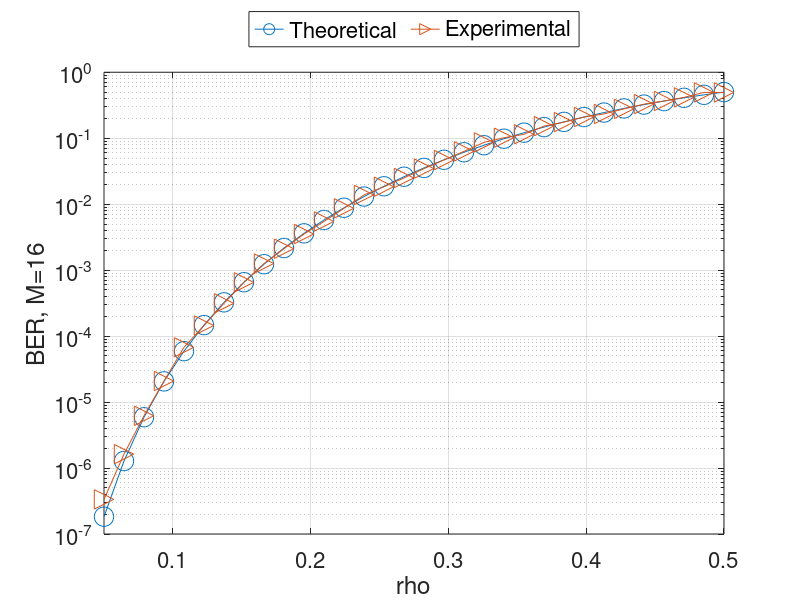

MATLAB code to generate this figure:
U=[1.829574e-07	1.278746e-06	5.891255e-06	2.060030e-05	5.920016e-05	1.468796e-04	3.250685e-04	6.565193e-04	1.230106e-03	2.164794e-03	3.612256e-03	5.757698e-03	8.818589e-03	1.304107e-02	1.869406e-02	2.606125e-02	3.543107e-02	4.708546e-02	6.128738e-02	7.826839e-02	9.821626e-02	1.212635e-01	1.474781e-01	1.768553e-01	2.093129e-01	2.446890e-01	2.827432e-01	3.231599e-01	3.655563e-01	4.094913e-01	4.544786e-01	5.000000e-01	];
V=[3.348050e-07	1.624292e-06	6.199294e-06	2.081603e-05	6.759797e-05	1.446736e-04	3.139261e-04	6.527731e-04	1.259300e-03	2.112342e-03	3.521878e-03	5.462207e-03	8.646604e-03	1.378939e-02	1.839213e-02	2.497074e-02	3.462267e-02	4.671106e-02	6.319427e-02	8.636977e-02	1.017084e-01	1.145414e-01	1.524263e-01	1.753425e-01	2.094926e-01	2.331512e-01	2.784122e-01	3.284157e-01	3.667622e-01	4.155844e-01	4.942085e-01	4.937319e-01	];
X=[5.000000e-02	6.451613e-02	7.903226e-02	9.354839e-02	1.080645e-01	1.225806e-01	1.370968e-01	1.516129e-01	1.661290e-01	1.806452e-01	1.951613e-01	2.096774e-01	2.241935e-01	2.387097e-01	2.532258e-01	2.677419e-01	2.822581e-01	2.967742e-01	3.112903e-01	3.258064e-01	3.403226e-01	3.548387e-01	3.693548e-01	3.838710e-01	3.983871e-01	4.129032e-01	4.274194e-01	4.419355e-01	4.564516e-01	4.709677e-01	4.854839e-01	5.000000e-01	];
h=figure(1);
hp=semilogy(X,U,'o-',X,V,'>-');
set(hp,'markersize',14);
grid on;
hx=xlabel('rho');
hy=ylabel('BER, M=16');
xlim([min(X),max(X)]);
hl = legend('Theoretical','Experimental');
legend (hl, 'location', 'northoutside', 'orientation', 'horizontal');
ha = gca(); 
FONTSIZE=16;
set(hx,'fontsize',FONTSIZE);
set(hy,'fontsize',FONTSIZE);
set(ha,'fontsize',FONTSIZE);
set(hl,'fontsize',FONTSIZE);
refresh();
saveas (h,'outdata/M016_ceo.eps');


